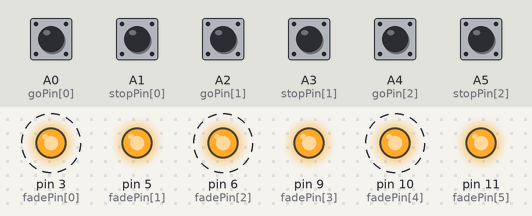
This program was run on a simulated Arduino Nano, built with avr-gcc and run on an emulated ATmega328P. Shown: output pins drawn as LEDs (lit = HIGH). Dashed ring = blinking. The inputs (shaded band) are chosen by the test bench; at power-on: A0 (goPin[0]), A1 (stopPin[0]), A2 (goPin[1]), A3 (stopPin[1]), A4 (goPin[2]), A5 (stopPin[2]) HIGH.

Above: at 0.75 s.
At 1.28 s:
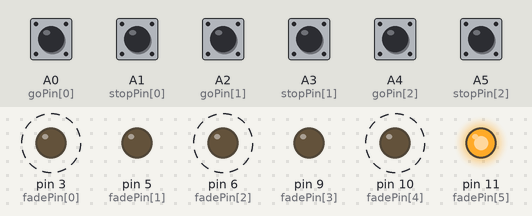
1.3 s: A1 (stopPin[0]) pulled LOW for 0.15 s
At 2.2 s:
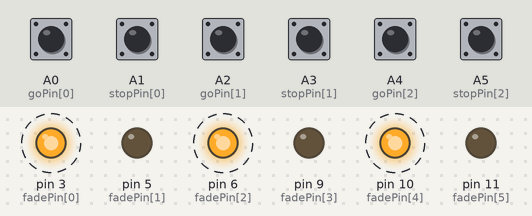
4.3 s: A5 (stopPin[2]) pulled LOW for 0.15 s
Timing chart, 0 to 7.1 s (numbered marks = the images above; inputs shaded):
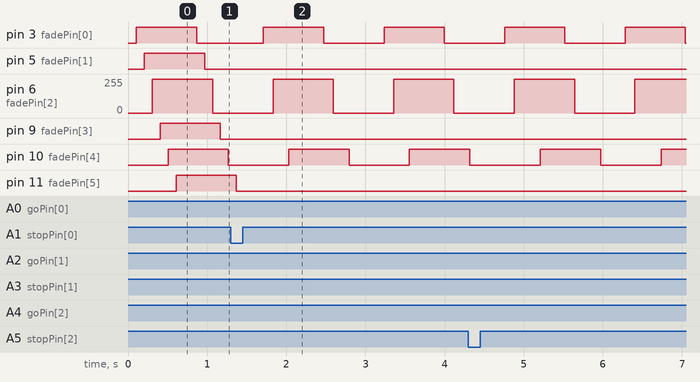

The program:

main.cpp
```cpp
#include <Arduino.h>

int fadePin[] = {3, 5, 6, 9, 10, 11};                 // LED connected to digital pin 13
static const uint8_t stopPin[] = {A1,A3,A5};
static const uint8_t  goPin[] = {A0,A2,A4};
boolean isStop[] = {0, 0, 0}, isGo[] = {0, 0, 0};
unsigned long nextFade[6];
int fadeBrightness[] = {150, 150, 150, 150, 150, 150};
char fadeDir[] = {1, 1, 1, 1, 1, 1};


void fade(boolean isOn, boolean isBlink, int ledNr) {
    boolean action = true;
    unsigned long now;
    now = millis();
    if ((fadeBrightness[ledNr] > 254) && !isOn)  {action = false;}
    if ((fadeBrightness[ledNr] < 1) && isOn)  {action = false;}
    if (isBlink)  {action = true;}
    if ((now >= nextFade[ledNr]) && action)  {
        nextFade[ledNr] = now + 1;
        if ((fadeDir[ledNr] > 0) && (fadeBrightness[ledNr] > 254)){
                fadeDir[ledNr] = - fadeDir[ledNr];
                nextFade[ledNr] += 500;
        }
        else if ((fadeDir[ledNr] < 0) && (fadeBrightness[ledNr] < 1)) {
                fadeDir[ledNr] = - fadeDir[ledNr];
                nextFade[ledNr] += 500;
        }
        else {  fadeBrightness[ledNr] += fadeDir[ledNr];
        }
        analogWrite(fadePin[ledNr], fadeBrightness[ledNr]);
    }
}


void setup() {
    // put your setup code here, to run once:
    for (int i = 0; i < 6; i++) {
        pinMode(fadePin[i], OUTPUT);      // sets the digital pin as output
        digitalWrite(fadePin[i], LOW);
        nextFade[i] = millis() + 100 * i;
    };
    for (int i = 0; i < 3; i++) {
        pinMode(goPin[i], INPUT_PULLUP);
        pinMode(stopPin[i], INPUT_PULLUP);
    };

}

void loop() {
    //Eingägne einlesen, Ausgänge setzen
    for (int i = 0; i < 3; i++) {
        isStop[i] = digitalRead(stopPin[i]);
        isGo[i] = digitalRead(goPin[i]);
        fade(isGo[i], (isStop[i] && isGo[i]), i*2);
        fade(isStop[i], false, i*2+1);
    };
}
```

Measured:
- by itself, pin 3 (fadePin[0]): alternates HIGH for 0.76 s and LOW for 0.76 s
- by itself, pin 6 (fadePin[2]): alternates 255/255 for 0.76 s and 0/255 for 0.76 s
